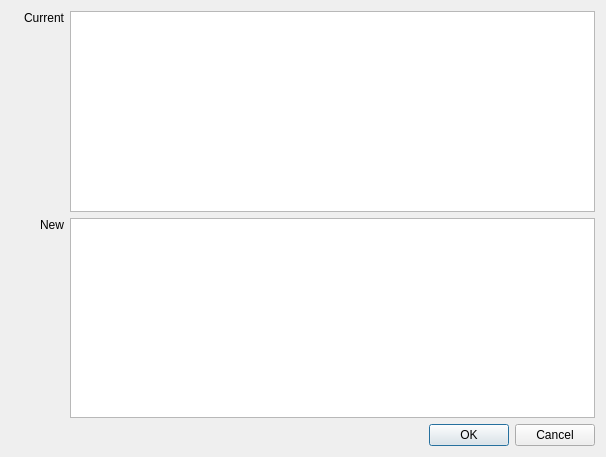
<?xml version="1.0" encoding="UTF-8"?>
<ui version="4.0">
 <class>Dialog</class>
 <widget class="QDialog" name="Dialog">
  <property name="geometry">
   <rect>
    <x>0</x>
    <y>0</y>
    <width>606</width>
    <height>457</height>
   </rect>
  </property>
  <property name="windowTitle">
   <string>Dialog</string>
  </property>
  <layout class="QVBoxLayout" name="verticalLayout">
   <item>
    <layout class="QGridLayout" name="gridLayout_2">
     <item row="0" column="0">
      <widget class="QLabel" name="label">
       <property name="minimumSize">
        <size>
         <width>53</width>
         <height>0</height>
        </size>
       </property>
       <property name="text">
        <string>Current</string>
       </property>
       <property name="alignment">
        <set>Qt::AlignRight|Qt::AlignTrailing|Qt::AlignVCenter</set>
       </property>
      </widget>
     </item>
     <item row="0" column="1" rowspan="2">
      <widget class="QPlainTextEdit" name="plainTextEdit_current"/>
     </item>
     <item row="1" column="0">
      <spacer name="verticalSpacer">
       <property name="orientation">
        <enum>Qt::Vertical</enum>
       </property>
       <property name="sizeHint" stdset="0">
        <size>
         <width>20</width>
         <height>40</height>
        </size>
       </property>
      </spacer>
     </item>
    </layout>
   </item>
   <item>
    <layout class="QGridLayout" name="gridLayout">
     <item row="0" column="0">
      <widget class="QLabel" name="label_2">
       <property name="minimumSize">
        <size>
         <width>53</width>
         <height>0</height>
        </size>
       </property>
       <property name="text">
        <string>New</string>
       </property>
       <property name="alignment">
        <set>Qt::AlignRight|Qt::AlignTrailing|Qt::AlignVCenter</set>
       </property>
      </widget>
     </item>
     <item row="0" column="1" rowspan="2">
      <widget class="QPlainTextEdit" name="plainTextEdit_new"/>
     </item>
     <item row="1" column="0">
      <spacer name="verticalSpacer_2">
       <property name="orientation">
        <enum>Qt::Vertical</enum>
       </property>
       <property name="sizeHint" stdset="0">
        <size>
         <width>20</width>
         <height>40</height>
        </size>
       </property>
      </spacer>
     </item>
    </layout>
   </item>
   <item>
    <layout class="QHBoxLayout" name="horizontalLayout">
     <item>
      <spacer name="horizontalSpacer">
       <property name="orientation">
        <enum>Qt::Horizontal</enum>
       </property>
       <property name="sizeHint" stdset="0">
        <size>
         <width>248</width>
         <height>20</height>
        </size>
       </property>
      </spacer>
     </item>
     <item>
      <widget class="QDialogButtonBox" name="buttonBox">
       <property name="orientation">
        <enum>Qt::Horizontal</enum>
       </property>
       <property name="standardButtons">
        <set>QDialogButtonBox::Cancel|QDialogButtonBox::Ok</set>
       </property>
      </widget>
     </item>
    </layout>
   </item>
  </layout>
 </widget>
 <resources/>
 <connections>
  <connection>
   <sender>buttonBox</sender>
   <signal>accepted()</signal>
   <receiver>Dialog</receiver>
   <slot>accept()</slot>
   <hints>
    <hint type="sourcelabel">
     <x>248</x>
     <y>254</y>
    </hint>
    <hint type="destinationlabel">
     <x>157</x>
     <y>274</y>
    </hint>
   </hints>
  </connection>
  <connection>
   <sender>buttonBox</sender>
   <signal>rejected()</signal>
   <receiver>Dialog</receiver>
   <slot>reject()</slot>
   <hints>
    <hint type="sourcelabel">
     <x>316</x>
     <y>260</y>
    </hint>
    <hint type="destinationlabel">
     <x>286</x>
     <y>274</y>
    </hint>
   </hints>
  </connection>
 </connections>
</ui>
